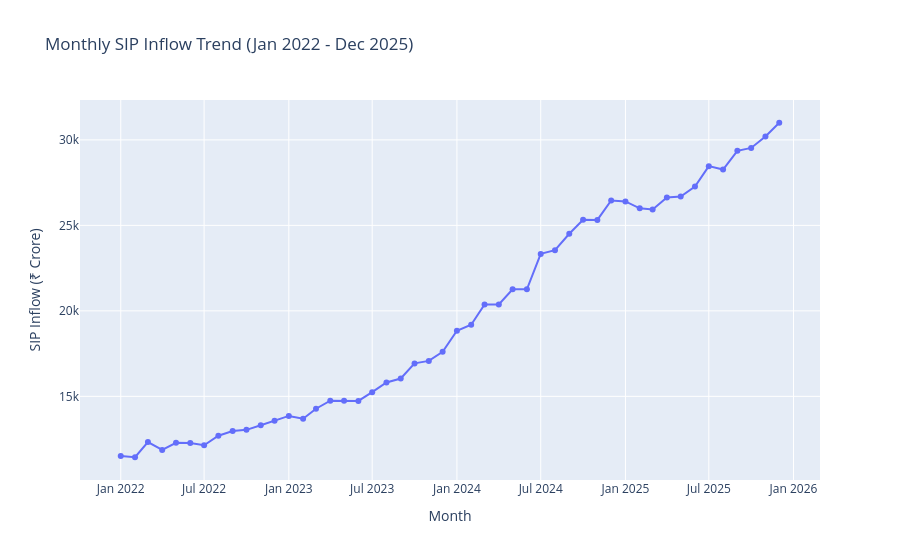

Source (notebook cell):
### Code cell
fig.update_layout(
    xaxis_title="Month",
    yaxis_title="SIP Inflow (₹ Crore)"
)
